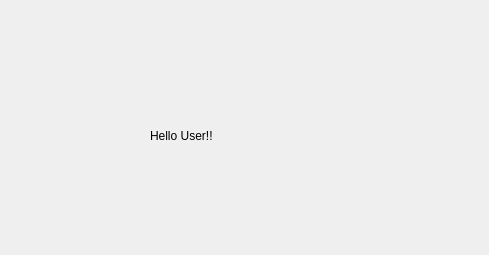
<?xml version="1.0" encoding="UTF-8"?>
<ui version="4.0">
 <class>Dialog</class>
 <widget class="QDialog" name="Dialog">
  <property name="geometry">
   <rect>
    <x>0</x>
    <y>0</y>
    <width>489</width>
    <height>255</height>
   </rect>
  </property>
  <property name="windowTitle">
   <string>Dialog</string>
  </property>
  <widget class="QLabel" name="label">
   <property name="geometry">
    <rect>
     <x>150</x>
     <y>110</y>
     <width>181</width>
     <height>51</height>
    </rect>
   </property>
   <property name="text">
    <string>Hello User!!</string>
   </property>
  </widget>
 </widget>
 <resources/>
 <connections/>
</ui>
